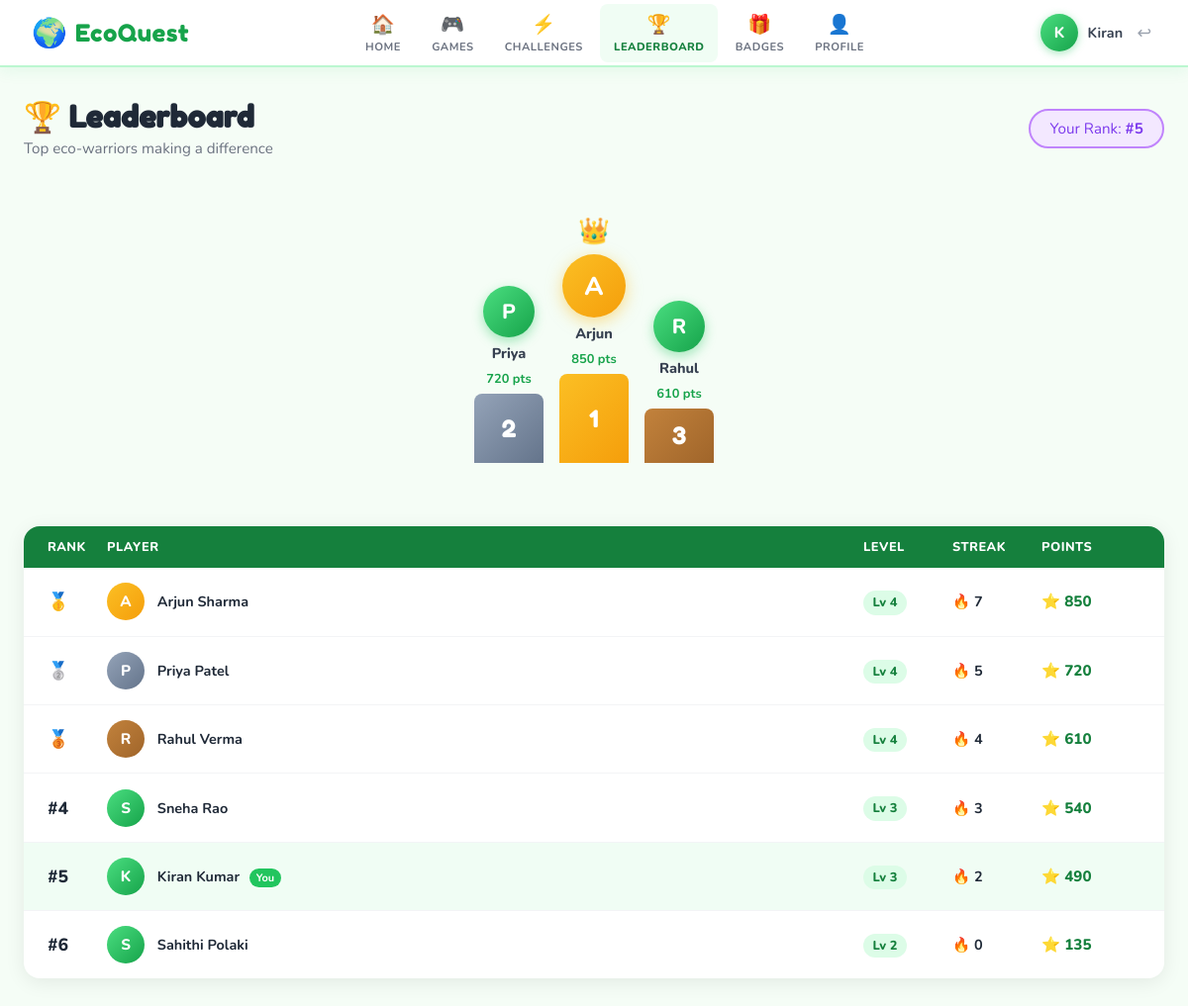
Page /leaderboard (signed in) on the committed database.
### tables this page shows
CREATE TABLE users(
        id INTEGER PRIMARY KEY AUTOINCREMENT,
        name TEXT NOT NULL,
        email TEXT UNIQUE NOT NULL,
        password TEXT NOT NULL,
        points INTEGER DEFAULT 0,
        streak INTEGER DEFAULT 0,
        last_activity TEXT,
        avatar TEXT DEFAULT 'leaf',
        created_at TEXT DEFAULT CURRENT_TIMESTAMP
    , gold_coins INTEGER DEFAULT 0);

### app.py (the view)
@app.route('/leaderboard')
@login_required
def leaderboard():
    uid = session['user_id']
    db  = get_db()
    users = db.execute('SELECT id,name,points,streak FROM users ORDER BY points DESC LIMIT 20').fetchall()
    me    = db.execute('SELECT * FROM users WHERE id=?',(uid,)).fetchone()
    my_rank = db.execute('SELECT COUNT(*)+1 AS r FROM users WHERE points>?',(me['points'],)).fetchone()['r']
    db.close()
    leaderboard_data = []
    for i,u in enumerate(users):
        leaderboard_data.append({'rank':i+1,'id':u['id'],'name':u['name'],'points':u['points'],
                                  'streak':u['streak'],'level':level_for_points(u['points']),'is_me': u['id']==uid})
    return render_template('leaderboard.html', users=leaderboard_data, me=me, my_rank=my_rank,
                           level=level_for_points(me['points']), xp=xp_progress(me['points']))

### app.py (called while the page is built)
def get_db():
    conn = sqlite3.connect(DB)
    conn.row_factory = sqlite3.Row
    return conn

def login_required(f):
    @wraps(f)
    def decorated(*args, **kwargs):
        if 'user_id' not in session:
            return redirect(url_for('login'))
        return f(*args, **kwargs)
    return decorated

def level_for_points(pts):
    thresholds = [0,100,300,600,1000,1500,2200,3000,4000,5000]
    for i,t in enumerate(thresholds):
        if pts < t: return max(1,i)
    return len(thresholds)

def xp_progress(pts):
    thresholds = [0,100,300,600,1000,1500,2200,3000,4000,5000]
    lvl = level_for_points(pts)
    lo = thresholds[min(lvl-1, len(thresholds)-1)]
    hi = thresholds[min(lvl, len(thresholds)-1)]
    if hi == lo: return 100
    return int((pts - lo) / (hi - lo) * 100)

### templates/leaderboard.html (shortened to what this page needs)
{% extends "base.html" %}
{% block content %}
<div class="page-header">
  <div>
    <h1 class="page-title">🏆 Leaderboard</h1>
    <p class="page-sub">Top eco-warriors making a difference</p>
  </div>
  <div class="my-rank-badge">
    Your Rank: <strong>#{{ my_rank }}</strong>
  </div>
</div>
{% if users|length >= 3 %}
<div class="podium-wrap">
  <div class="podium-item podium-2">
    <div class="podium-avatar">{{ users[1].name[0] }}</div>
    <div class="podium-name">{{ users[1].name.split()[0] }}</div>
    <div class="podium-pts">{{ users[1].points }} pts</div>
    <div class="podium-block p2">2</div>
  </div>
  <div class="podium-item podium-1">
    <div class="crown">👑</div>
    <div class="podium-avatar podium-av-1">{{ users[0].name[0] }}</div>
    <div class="podium-name">{{ users[0].name.split()[0] }}</div>
    <div class="podium-pts">{{ users[0].points }} pts</div>
    <div class="podium-block p1">1</div>
  </div>
  <div class="podium-item podium-3">
    <div class="podium-avatar">{{ users[2].name[0] }}</div>
    <div class="podium-name">{{ users[2].name.split()[0] }}</div>
    <div class="podium-pts">{{ users[2].points }} pts</div>
    <div class="podium-block p3">3</div>
  </div>
</div>
{% endif %}
<div class="leaderboard-list">
  <div class="lb-header">
    <span>Rank</span><span>Player</span><span>Level</span><span>Streak</span><span>Points</span>
  </div>
  {% for u in users %}
  <div class="lb-row {% if u.is_me %}lb-me{% endif %} {% if u.rank <= 3 %}lb-top{% endif %}">
    <div class="lb-rank">
      {% if u.rank == 1 %}🥇
      {% elif u.rank == 2 %}🥈
      {% elif u.rank == 3 %}🥉
      {% else %}#{{ u.rank }}{% endif %}
    </div>
    <div class="lb-player">
      <div class="lb-avatar {% if u.rank==1 %}lba-gold{% elif u.rank==2 %}lba-silver{% elif u.rank==3 %}lba-bronze{% endif %}">
        {{ u.name[0] }}
      </div>
      <div>
        <div class="lb-name">{{ u.name }} {% if u.is_me %}<span class="you-tag">You</span>{% endif %}</div>
      </div>
    </div>
    <div class="lb-level"><span class="level-pill">Lv {{ u.level }}</span></div>
    <div class="lb-streak">🔥 {{ u.streak }}</div>
    <div class="lb-points">⭐ {{ u.points }}</div>
  </div>
  {% endfor %}
</div>
{% endblock %}

### static/css/main.css (style rules this page uses)
:root { --green-50: #f0fdf4; --green-100: #dcfce7; --green-200: #bbf7d0; --green-400: #4ade80; --green-500: #22c55e; --green-600: #16a34a; --green-700: #15803d; --blue-50: #eff6ff; --blue-400: #60a5fa; --blue-500: #3b82f6; --blue-600: #2563eb; --orange-400: #fb923c; --orange-500: #f97316; --purple-400: #c084fc; --purple-500: #a855f7; --yellow-400: #facc15; --yellow-500: #eab308; --gray-50: #f9fafb; --gray-100: #f3f4f6; --gray-200: #e5e7eb; --gray-300: #d1d5db; --gray-400: #9ca3af; --gray-500: #6b7280; --gray-600: #4b5563; --gray-700: #374151; --gray-800: #1f2937; --gray-900: #111827; --radius: 16px; --radius-sm: 8px; --radius-lg: 24px; --shadow: 0 4px 20px rgba(0,0,0,.08); --shadow-md: 0 8px 30px rgba(0,0,0,.12); --shadow-lg: 0 16px 48px rgba(0,0,0,.16); --nav-h: 68px; }
*, *::before, *::after { box-sizing: border-box; margin: 0; padding: 0; }
html { scroll-behavior: smooth; }
body { font-family: 'Nunito', sans-serif; background: #f5fdf6; color: var(--gray-800); min-height: 100vh; }
.page-header { display:flex; align-items:center; justify-content:space-between; margin-bottom:2rem; flex-wrap:wrap; gap:1rem; }
.page-title { font-family:'Fredoka One',cursive; font-size:1.9rem; color:var(--gray-800); line-height:1.2; }
.page-sub { color:var(--gray-500); font-size:.95rem; margin-top:.2rem; }
.my-rank-badge { background:#f3e8ff; border:2px solid #c084fc; border-radius:50px; padding:.5rem 1.2rem; color:#7c3aed; font-size:.95rem; }
.podium-wrap { display:flex; justify-content:center; align-items:flex-end; gap:1rem; margin-bottom:2.5rem; padding:1.5rem 0; }
.podium-item { display:flex; flex-direction:column; align-items:center; gap:.4rem; }
.podium-avatar { width:52px; height:52px; border-radius:50%; background:linear-gradient(135deg,var(--green-400),var(--green-600)); color:#fff; font-size:1.3rem; font-weight:800; display:flex; align-items:center; justify-content:center; box-shadow:0 4px 12px rgba(34,197,94,.4); }
.podium-av-1 { width:64px; height:64px; font-size:1.6rem; background:linear-gradient(135deg,#fbbf24,#f59e0b); box-shadow:0 4px 16px rgba(251,191,36,.5); }
.podium-name { font-weight:800; font-size:.9rem; color:var(--gray-700); }
.podium-pts { font-size:.8rem; color:var(--green-600); font-weight:700; }
.podium-block { width:70px; display:flex; align-items:center; justify-content:center; font-family:'Fredoka One',cursive; font-size:1.5rem; color:#fff; border-radius:var(--radius-sm) var(--radius-sm) 0 0; }
.p1 { height:90px; background:linear-gradient(135deg,#fbbf24,#f59e0b); }
.p2 { height:70px; background:linear-gradient(135deg,#94a3b8,#64748b); }
.p3 { height:55px; background:linear-gradient(135deg,#c2823c,#a0652a); }
.crown { font-size:1.6rem; animation:float-crown 2s ease-in-out infinite; }
.leaderboard-list { background:#fff; border-radius:var(--radius); box-shadow:var(--shadow); overflow:hidden; }
.lb-header { display:grid; grid-template-columns:60px 1fr 90px 90px 100px; padding:.75rem 1.5rem; background:var(--green-700); color:#fff; font-size:.8rem; font-weight:800; text-transform:uppercase; letter-spacing:.5px; }
.lb-row { display:grid; grid-template-columns:60px 1fr 90px 90px 100px; padding:.95rem 1.5rem; align-items:center; border-bottom:1px solid var(--gray-100); transition:.15s; }
.lb-row:last-child { border-bottom:none; }
.lb-me { background:#f0fdf4 !important; }
.lb-rank { font-weight:800; font-size:1.1rem; }
.lb-player { display:flex; align-items:center; gap:.8rem; }
.lb-avatar { width:38px; height:38px; border-radius:50%; background:linear-gradient(135deg,var(--green-400),var(--green-600)); color:#fff; font-weight:800; font-size:.95rem; display:flex; align-items:center; justify-content:center; }
.lba-gold { background:linear-gradient(135deg,#fbbf24,#f59e0b); }
.lba-silver { background:linear-gradient(135deg,#94a3b8,#64748b); }
.lba-bronze { background:linear-gradient(135deg,#c2823c,#a0652a); }
.lb-name { font-weight:700; font-size:.9rem; }
.you-tag { background:var(--green-500); color:#fff; font-size:.68rem; padding:.1rem .4rem; border-radius:50px; margin-left:.4rem; }
.level-pill { background:var(--green-100); color:var(--green-700); padding:.2rem .6rem; border-radius:50px; font-size:.8rem; font-weight:800; }
.lb-streak { font-weight:700; font-size:.9rem; }
.lb-points { font-weight:800; color:var(--green-700); font-size:.95rem; }

### rows in the picture
users: name "P", name "Priya", points "720", name "Priya Patel", level "4", streak "5"
users: name "A", name "Arjun", points "850", name "Arjun Sharma", level "4", streak "7"
users: name "R", name "Rahul", points "610", name "Rahul Verma", level "4", streak "4"
users: rank "4", name "S", name "Sneha Rao", level "3", streak "3", points "540"
users: rank "5", name "K", name "Kiran Kumar", shows "You", level "3", streak "2", points "490"
users: rank "6", name "S", name "Sahithi Polaki", level "2", streak "0", points "135"

### other values in the picture
{{ session.user_name[0].upper() }} "K"
{{ session.user_name.split()[0] }} "Kiran"
{{ my_rank }} "5"
